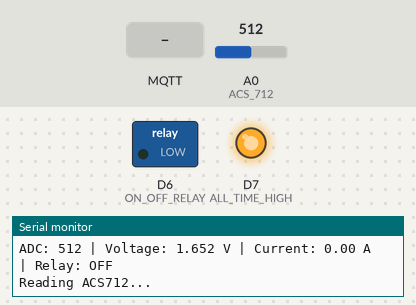
This sketch was run on a simulated ESP8266 (NodeMCU). Parts: switched loads named in the sketch (green lamp = pin HIGH), output pins drawn as LEDs (lit = HIGH), the last lines printed to the serial monitor. The inputs (shaded band) are chosen by the test bench; at power-on: A0 (ACS_712) = 512. WiFi joins after 1.5 s; servers stay silent unless stated; the local clock reads 2024-03-15 10:24:30 at power-on unless the sketch sets it; no MQTT or app messages arrive unless stated.

Above: at 3.2 s.
3.3 s: MQTT message "1" arrives on the first subscribed topic
At 4.3 s:
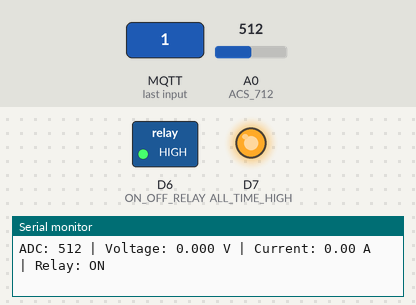
5.2 s: MQTT message "0" arrives on the first subscribed topic
At 5.5 s:
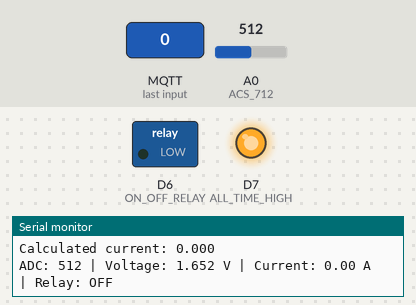
Timing chart, 0 to 8.2 s (numbered marks = the images above; inputs shaded):
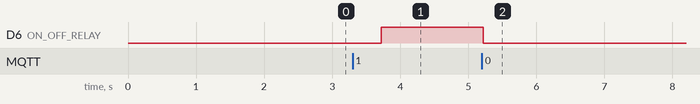

The sketch:

esp8266_lampu.ino
```cpp
#include <ESP8266WiFi.h>
#include <WiFiClientSecure.h>
#include <PubSubClient.h>
#include <ArduinoJson.h>

#define ACS_712        A0 // GPIO34 (ADC1_CHANNEL_6)
#define ON_OFF_RELAY   D6
#define ALL_TIME_HIGH  D7

const char* ssid = "Galaxy";
const char* password = "Alfarrel";
const char* mqtt_broker = "8bda2df24fea4d2c9aadeb89eedd2738.s1.eu.hivemq.cloud";
const int mqtt_port = 8883;
const char* mqtt_username = "hivemq.webclient.1749548766220";
const char* mqtt_password = "1uBpWUE9<:jAq5>6d#bY";

#define ACS712_SENSITIVITY 0.100 // For ACS712-20A (adjust if using 5A: 0.185, or 30A: 0.066)
#define MAX_SAMPLES 120 // 60 seconds / 0.5 seconds per sample = 120 samples

float offset = 0;
int adc = 0;
float voltage = 0.0;
float current = 0.0;
bool relayState = false;

WiFiClientSecure espClient;
PubSubClient client(espClient);

const unsigned long publishInterval = 60000; // 60 seconds in milliseconds
unsigned long lastPublishTime = 0;

// Arrays to store samples
struct Sample {
  unsigned long timestamp;
  float voltage;
  float current;
  int relay;
};
Sample samples[MAX_SAMPLES];
int sampleCount = 0;

int readAverageADC(int pin, int samples = 20) {
  long total = 0;
  int validReadings = 0;
  for (int i = 0; i < samples; i++) {
    int value = analogRead(pin);
    if (value > 0) { // Ignore invalid readings
      total += value;
      validReadings++;
    }
    delay(2);
  }
  if (validReadings == 0) {
    Serial.println("No valid ADC readings!");
    return 0;
  }
  return total / validReadings;
}

void onofflamp(bool state) {
  relayState = state;
  digitalWrite(ON_OFF_RELAY, state ? HIGH : LOW);
  Serial.println(state ? "Relay ON (ACS mati)" : "Relay OFF (ACS aktif)");
}

void callback(char* topic, byte* payload, unsigned int length) {
  String message;
  for (unsigned int i = 0; i < length; i++) {
    message += (char)payload[i];
  }

  if (String(topic) == "iot/perintah/relay_lampu") {
    if (message == "1") {
      onofflamp(true);
    } else if (message == "0") {
      onofflamp(false);
    }
  }
}

void reconnect() {
  while (!client.connected()) {
    Serial.print("Attempting MQTT connection...");
    if (client.connect("", mqtt_username, mqtt_password)) {
      Serial.println("connected");
      client.subscribe("iot/perintah/relay_lampu");
    } else {
      Serial.print("failed, rc=");
      Serial.print(client.state());
      Serial.println(" try again in 5 seconds");
      delay(5000);
    }
  }
}

void setup() {
  Serial.begin(115200);
  pinMode(ON_OFF_RELAY, OUTPUT);
  pinMode(ALL_TIME_HIGH, OUTPUT);
  digitalWrite(ALL_TIME_HIGH, HIGH);

  // WiFi setup
  WiFi.begin(ssid, password);
  while (WiFi.status() != WL_CONNECTED) {
    delay(500);
    Serial.print(".");
  }
  Serial.println("\nWiFi connected");

  // Configure WiFiClientSecure
  espClient.setInsecure(); // Skip certificate verification (use with caution)

  // MQTT setup
  client.setServer(mqtt_broker, mqtt_port);
  client.setCallback(callback);

  // Calibrate offset
  long total = 0;
  int validReadings = 0;
  for (int i = 0; i < 100; i++) {
    int value = analogRead(ACS_712);
    if (value > 0) {
      Serial.print("Calibration ADC: "); Serial.println(value);
      total += value;
      validReadings++;
    }
    delay(5);
  }
  if (validReadings == 0) {
    Serial.println("Calibration failed: No valid ADC readings!");
    offset = 2.224; // Fallback to expected offset
  } else {
    offset = total / (float)validReadings;
  }
  Serial.print("Offset voltage (no current): ");
  Serial.println(offset, 3);

  configTime(25200, 0, "pool.ntp.org", "time.nist.gov");
}

void loop() {
  if (!client.connected()) {
    reconnect();
  }
  client.loop();

  // Read and store sample
  if (!relayState) {
    Serial.println("Reading ACS712...");
    adc = readAverageADC(ACS_712);
    if (adc == 0) {
      voltage = 0.0;
      current = 0.0;
    } else {
      voltage = adc * 3.3 / 1023.0;
      current = ((float)adc - offset) * (3.3 / 1023.0) / ACS712_SENSITIVITY;
      if (current < 0) current = 0.0; // Clamp negative current
    }
    Serial.print("Calculated voltage: "); Serial.println(voltage, 3);
    Serial.print("Calculated current: "); Serial.println(current, 3);
  } else {
    voltage = 0.0;
    current = 0.0;
  }

  // Store sample
  if (sampleCount < MAX_SAMPLES) {
    samples[sampleCount].timestamp = millis();
    samples[sampleCount].voltage = voltage;
    samples[sampleCount].current = current;
    samples[sampleCount].relay = relayState ? 1 : 0;
    sampleCount++;
  }

  // Serial output
  Serial.print("ADC: ");
  Serial.print(adc);
  Serial.print(" | Voltage: ");
  Serial.print(voltage, 3);
  Serial.print(" V | Current: ");
  Serial.print(current, 2);
  Serial.print(" A | Relay: ");
  Serial.println(relayState ? "ON" : "OFF");

  // Publish to MQTT every 60 seconds
  unsigned long currentTime = millis();
   if (currentTime - lastPublishTime >= publishInterval) {
    // Hitung rata-rata daya (Watt) per menit
    float totalWatt = 0.0;
    for (int i = 0; i < sampleCount; i++) {
      float watt = samples[i].voltage * samples[i].current;
      totalWatt += watt;
    }
    float averageWatt = sampleCount > 0 ? totalWatt / sampleCount : 0.0;

    // Ambil waktu sekarang (dalam WIB)
    time_t now;
    struct tm timeinfo;
    if (!getLocalTime(&timeinfo)) {
      Serial.println("Gagal mendapatkan waktu lokal");
      return;
    }
    char timestamp[25];
    strftime(timestamp, sizeof(timestamp), "%Y-%m-%d %H:%M:%S", &timeinfo);

    // Buat JSON payload
    StaticJsonDocument<1024> doc;
    doc["device_id"]= 1;
    doc["relay"] = relayState ? 1 : 0;
    doc["watt"] = averageWatt;
    doc["timestamp"] = timestamp;

    char buffer[512];
    serializeJson(doc, buffer);

    // Publish ke MQTT
    if (client.publish("jarkom/monitoring/managemendaya", buffer)) {
      Serial.println("MQTT watt data published");
    } else {
      Serial.println("MQTT publish failed");
    }

    // Reset sample
    sampleCount = 0;
    lastPublishTime = currentTime;
  }


  delay(500);
}
```

Measured:
- after the input at 3.3 s, D6 (ON_OFF_RELAY): LOW → HIGH after 0.42 s
- after the input at 5.2 s, D6 (ON_OFF_RELAY): HIGH → LOW at once
